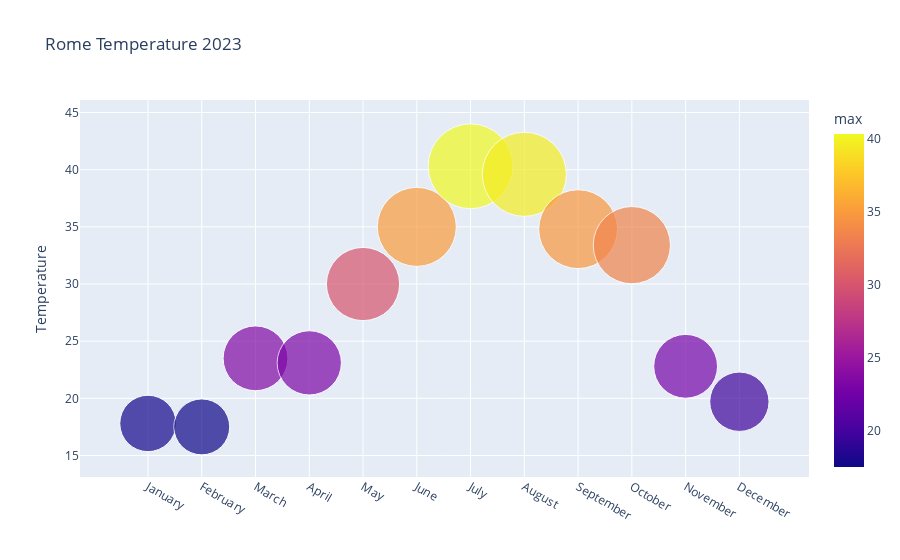

This figure's notebook cell:
### Code cell
fig = px.scatter(roma_2023, x="month name", y="max", size="max", hover_name="max", title='Rome Temperature 2023', size_max=60, color='max')
fig.update_xaxes(title_text='')
fig.update_yaxes(title_text='Temperature')
fig.show()

### Figure 1 — Plotly figure (JSON) as saved in the notebook; plotly's stock layout.template omitted (floating-point values rounded to 4 significant figures)
{"data": [{"hovertemplate": "<b>%{hovertext}</b><br><br>month name=%{x}<br>max=%{marker.color}<extra></extra>", "hovertext": [17.8, 17.5, 23.5, 23.1, 30, 35, 40.3, 39.6, 34.8, 33.4, 22.8, 19.7], "legendgroup": "", "marker": {"color": [17.8, 17.5, 23.5, 23.1, 30, 35, 40.3, 39.6, 34.8, 33.4, 22.8, 19.7], "coloraxis": "coloraxis", "size": [17.8, 17.5, 23.5, 23.1, 30, 35, 40.3, 39.6, 34.8, 33.4, 22.8, 19.7], "sizemode": "area", "sizeref": 0.01119, "symbol": "circle"}, "mode": "markers", "name": "", "orientation": "v", "showlegend": false, "type": "scatter", "x": ["January", "February", "March", "April", "May", "June", "July", "August", "September", "October", "November", "December"], "xaxis": "x", "y": [17.8, 17.5, 23.5, 23.1, 30, 35, 40.3, 39.6, 34.8, 33.4, 22.8, 19.7], "yaxis": "y"}], "layout": {"coloraxis": {"colorbar": {"title": {"text": "max"}}, "colorscale": [[0, "#0d0887"], [0.1111, "#46039f"], [0.2222, "#7201a8"], [0.3333, "#9c179e"], [0.4444, "#bd3786"], [0.5556, "#d8576b"], [0.6667, "#ed7953"], [0.7778, "#fb9f3a"], [0.8889, "#fdca26"], [1, "#f0f921"]]}, "legend": {"itemsizing": "constant", "tracegroupgap": 0}, "title": {"text": "Rome Temperature 2023"}, "xaxis": {"anchor": "y", "domain": [0, 1], "title": {"text": ""}}, "yaxis": {"anchor": "x", "domain": [0, 1], "title": {"text": "Temperature"}}}}
